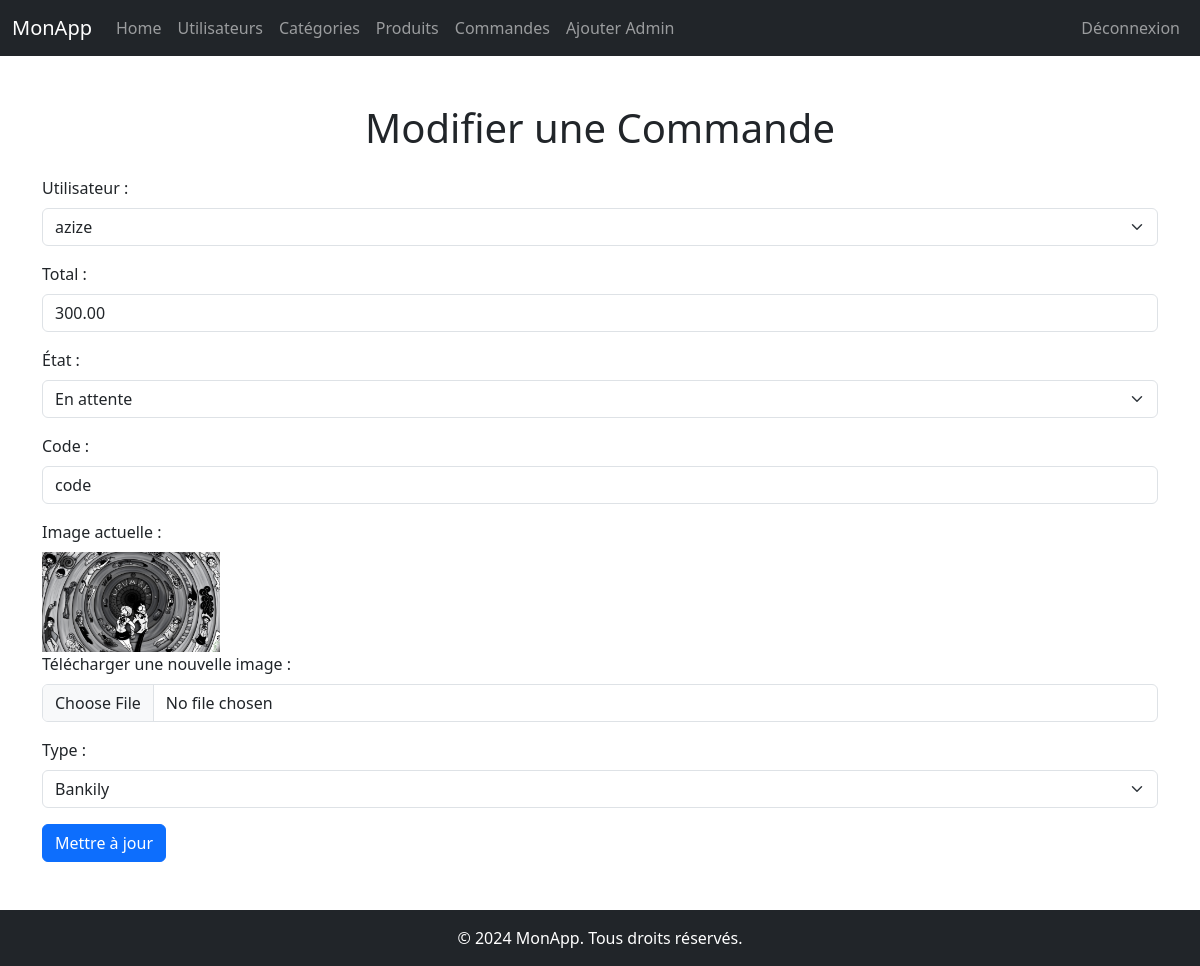
Screenshot of /admin/orders/edit_order.php?id=26 (signed in) with the database file from the repository.
### tables this page shows
CREATE TABLE `orders` (
  `id` int(11) NOT NULL,
  `user_id` int(11) DEFAULT NULL,
  `total` decimal(10,2) NOT NULL,
  `date` datetime NOT NULL DEFAULT current_timestamp(),
  `etat` tinyint(1) DEFAULT NULL COMMENT '1: en attente, 2: annulé, 3: expédiée',
  `code` varchar(255) NOT NULL,
  `img` varchar(255) DEFAULT NULL,
  `type` enum('Bankily','Masrvi','Sedade','Bimbank','Click','Amanty') NOT NULL
);

### admin/orders/edit_order.php (the view, shortened to what this page needs)
<?php
include '../../config/db_conn.php';
$id = intval($_GET["id"]);
$sql = "SELECT * FROM orders WHERE id=$id";
$result = mysqli_query($conn, $sql);
$order = mysqli_fetch_assoc($result);
?>
<!DOCTYPE html>
<html lang="fr">
<head>
    <link href="https://cdn.jsdelivr.net/npm/bootstrap@5.3.0-alpha1/dist/css/bootstrap.min.css" rel="stylesheet">
</head>
<body class="d-flex flex-column min-vh-100">
    <?php include "../../src/php/navbar.php"; ?>
    <main class="container my-5">
        <h1 class="text-center mb-4">Modifier une Commande</h1>
        <form action="" method="POST" enctype="multipart/form-data">
            <div class="mb-3">
                <label for="user_id" class="form-label">Utilisateur :</label>
                <select name="user_id" id="user_id" class="form-select" required>
                    <?php
                    $users = mysqli_query($conn, "SELECT id, nom FROM users");
                    while ($user = mysqli_fetch_assoc($users)) {
                        $selected = ($user['id'] == $order['user_id']) ? "selected" : "";
                        echo "<option value='{$user['id']}' $selected>{$user['nom']}</option>";
                    }
                    ?>
                </select>
            </div>
            <div class="mb-3">
                <label for="total" class="form-label">Total :</label>
                <input type="number" name="total" id="total" class="form-control" value="<?= htmlspecialchars($order['total']); ?>" step="0.01" required>
            </div>
            <div class="mb-3">
                <label for="etat" class="form-label">État :</label>
                <select name="etat" id="etat" class="form-select" required>
                    <option value="1" <?= ($order['etat'] == 1) ? "selected" : ""; ?>>En attente</option>
                </select>
            </div>
            <div class="mb-3">
                <label for="code" class="form-label">Code :</label>
                <input type="text" name="code" id="code" class="form-control" value="<?= htmlspecialchars($order['code']); ?>" required>
            </div>
            <div class="mb-3">
                <label for="img" class="form-label">Image actuelle :</label>
                <div>
                    <img src="../../<?= htmlspecialchars($order['img']); ?>" alt="Image actuelle" style="height: 100px;">
                </div>
                <label for="img" class="form-label">Télécharger une nouvelle image :</label>
                <input type="file" name="img" id="img" class="form-control">
            </div>
            <div class="mb-3">
                <label for="type" class="form-label">Type :</label>
                <select name="type" id="type" class="form-select" required>
                    <option value="Bankily" <?= ($order['type'] == "Bankily") ? "selected" : ""; ?>>Bankily</option>
                </select>
            </div>
            <button type="submit" class="btn btn-primary">Mettre à jour</button>
        </form>
    </main>
    <?php include "../../src/php/footer.php"; ?>
</body>
</html>

### rows the page displays
orders: total "300.00", etat "En attente", code "code", img (picture), type "Bankily"

### other values shown
form field user_id "azize"
